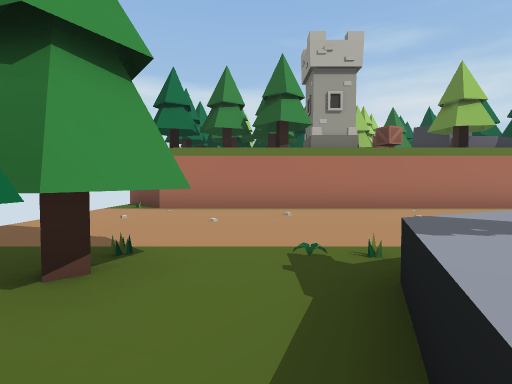
View 1 (above)

24 first-person views from a walk through a scene from a Unity 3-D project. The camera is 1.2 m above the floor, tilts 2° down and sees 85° across. The floor is counted in squares, 2 m on a side. Each view is taken from the middle of a square. On the plan, view 1 faces up. The plan holds only what a view shows up to about 9 squares ahead; the rest is blank. The place goes on beyond the plan.

View 2
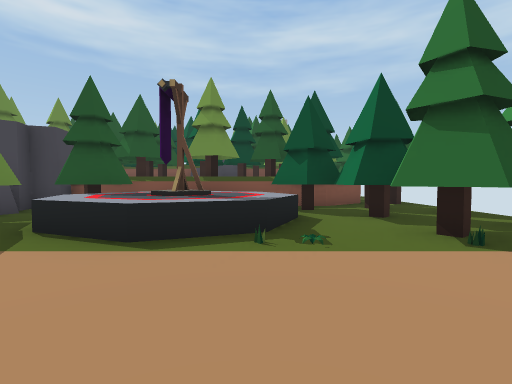

View 3
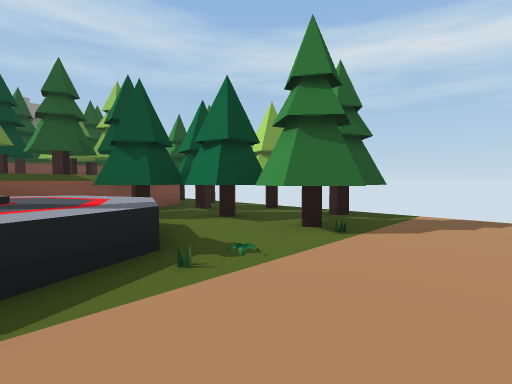

View 4
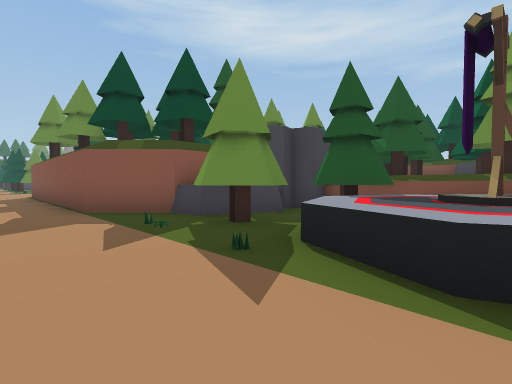

View 5
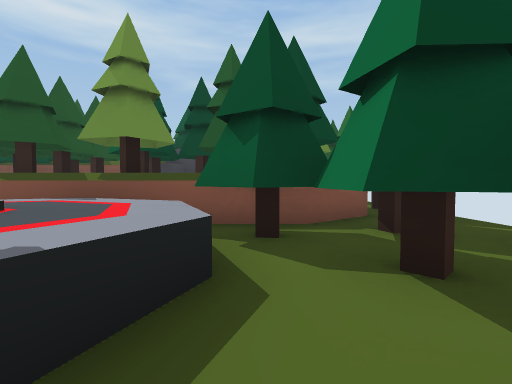

View 6
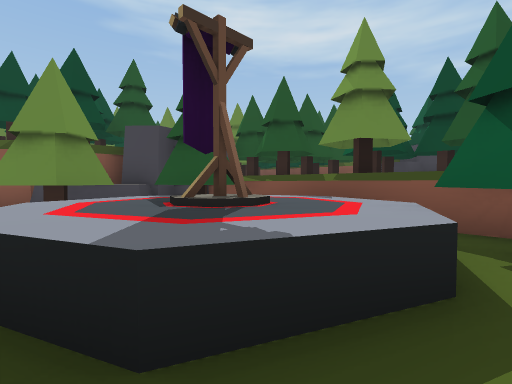

View 7
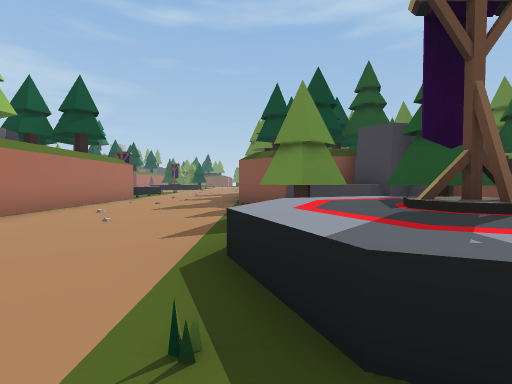

View 8
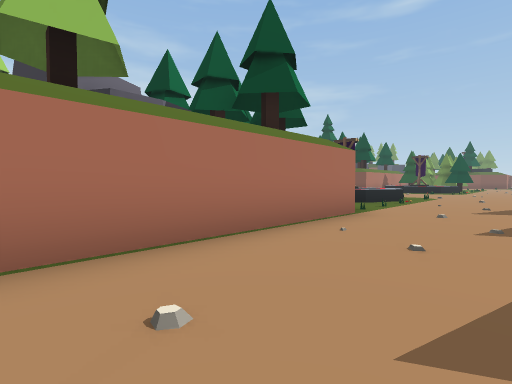

View 9
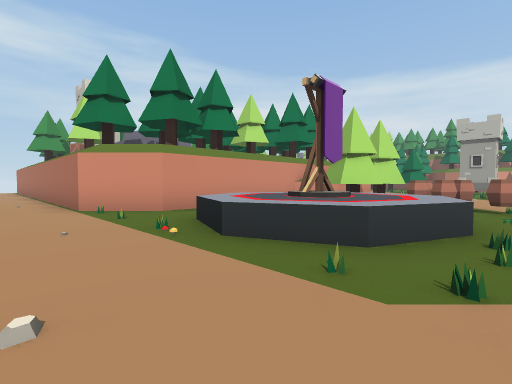

View 10
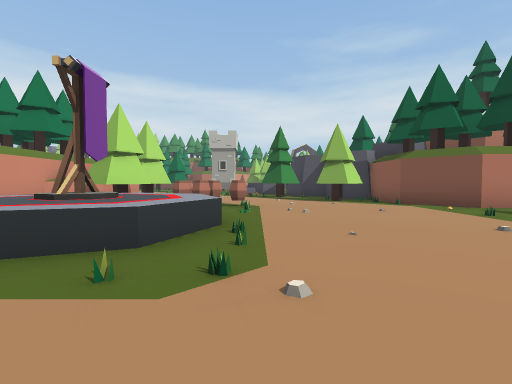

View 11
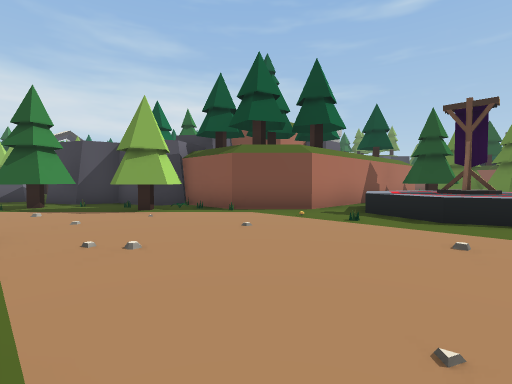

View 12
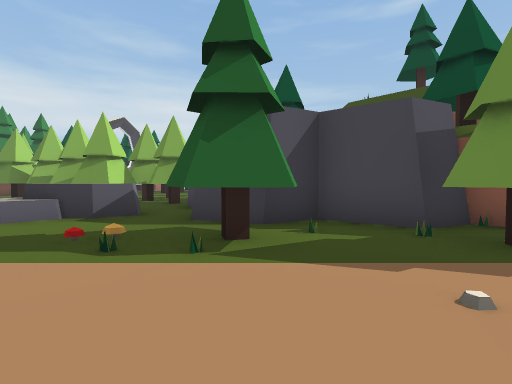

View 13
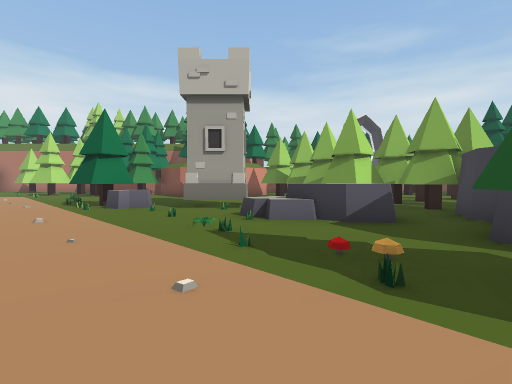

View 14
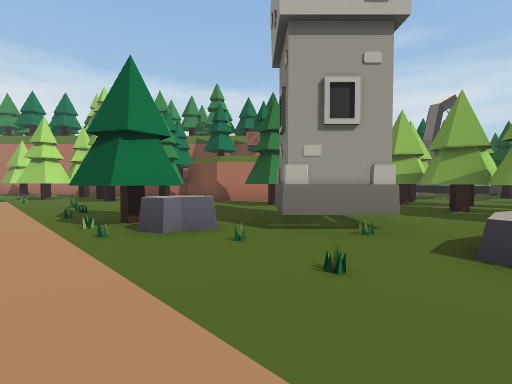

View 15
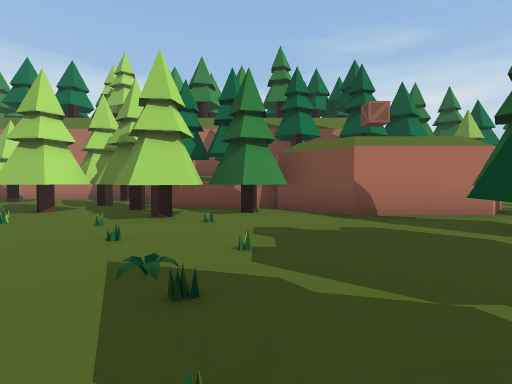

View 16
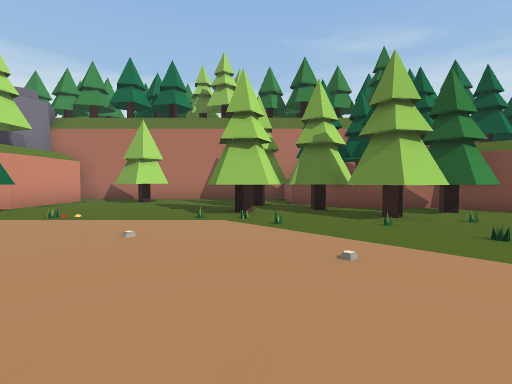

View 17
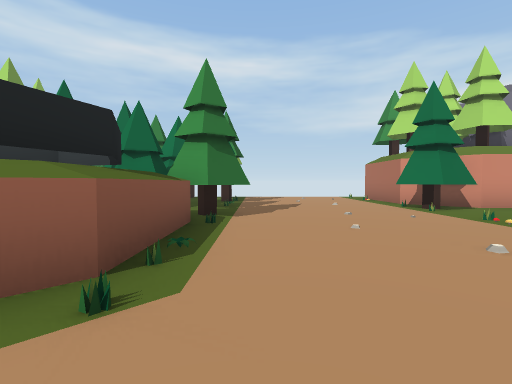

View 18
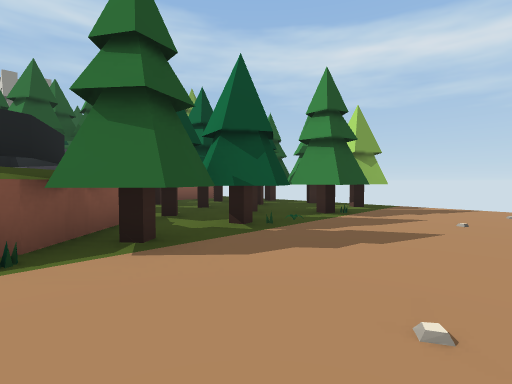

View 19
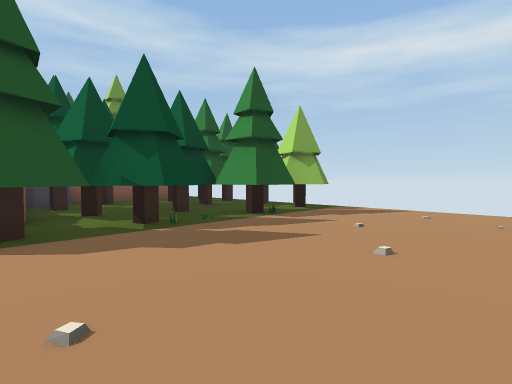

View 20
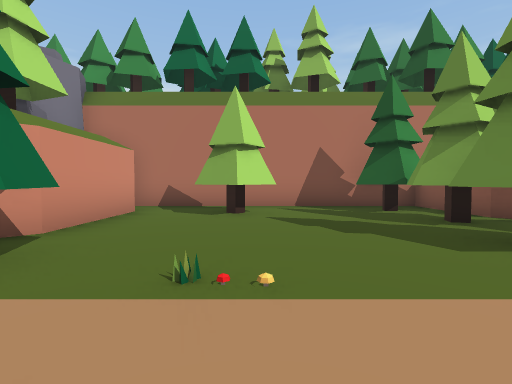

View 21
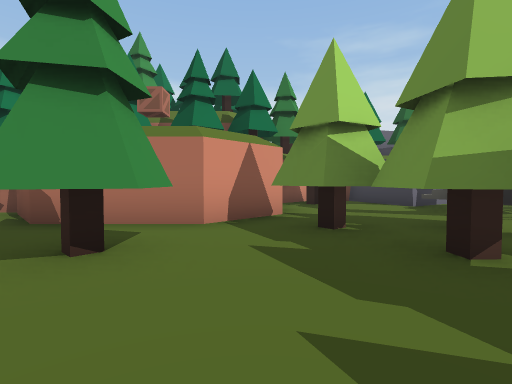

View 22
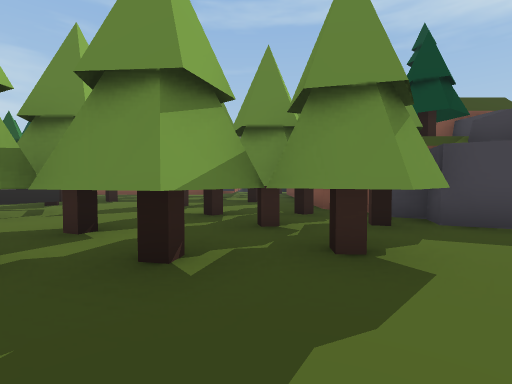

View 23
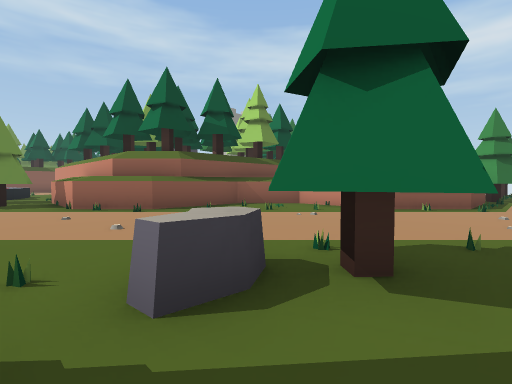

View 24
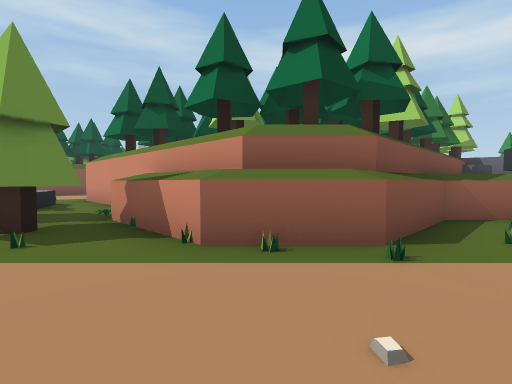

### Floor plan
Key: @ floor where view 1 was taken; # wall or solid block; . floor; = window, fence, low wall or low ledge; ^ raised ledge; T tree; R rock; M mushroom; W tower; O other object.
Columns run from 4 left of view 1 to 24 right of it. Each row starts with its distance up from view 1.
 32      ########        ###
 31      #.TT.TTT        #TRRR
 30      #.TT..TTTT      TT RR
 29      #.....TTT^T    #=. ^
 28     ##....TTTTTT## ##=..^ ^O
 27    ##TT....T.TTT.###.T T#^^.
 26  ............T....TT.TTT
 25  .................TT.TTTT
 24  .....................TT T  O
 23  ......T........T..W..TTTT  O
 22  TTT.TTTT^^.....TRWW..#TTTT O
 21  TTTTTTT^ ^^.....R...R.TTR##
 20  TT#TT#O    ........RRR.RR
 19  TT TTT    ^..........R R
 18    TTTRR   ^...........#
 17      RRRR   ^^^^.....MT##
 16     ##RR ^^^T^^^^.....T.#
 15                ^^.......##
 14                ^^TTO...TT#
 13                ^^TTOO....##
 12                #.TTOO.....###
 11                #..TO........^
 10                #.O OO......^^
  9                #.OOOO.....^^^
  8  ##           ##.OOOO......^^
  7  .#############....O....
  6  ......................
  5  .....................
  4  ..................
  3  ..................
  2  TTT.^^^.TT.######
  1 TTTT.^^^^TRR
  0 TTTT@^^^TTRR
 -1  T#TTT^^T###
 -2  TTTT^^^TT#
 -3  TTTT TTTT RRT
 -4  TTT^TT TTT T
 -5  TTTTTTTT#T T
 -6  OOTT  T T
 -7  OO TTT   OO
 -8      TRR   O

Where each view was taken, in squares from view 1:
view 1: 0 up, 0 right, facing up
view 2: 5 up, 1 right, facing down
view 3: 4 up, 2 right, facing down-left
view 4: 4 up, 2 right, facing down-right
view 5: 2 up, 0 right, facing down
view 6: 2 up, 0 right, facing down-right
view 7: 2 up, 0 right, facing right
view 8: 4 up, 5 right, facing up-right
view 9: 5 up, 17 right, facing up-left
view 10: 5 up, 17 right, facing up
view 11: 8 up, 17 right, facing up-right
view 12: 14 up, 16 right, facing up-right
view 13: 15 up, 16 right, facing up
view 14: 18 up, 14 right, facing up
view 15: 22 up, 11 right, facing up
view 16: 22 up, 7 right, facing up
view 17: 23 up, 8 right, facing left
view 18: 25 up, 4 right, facing down-left
view 19: 26 up, 3 right, facing down-left
view 20: 25 up, 4 right, facing up
view 21: 23 up, 16 right, facing up
view 22: 23 up, 16 right, facing right
view 23: 23 up, 14 right, facing down-left
view 24: 18 up, 14 right, facing down-left
